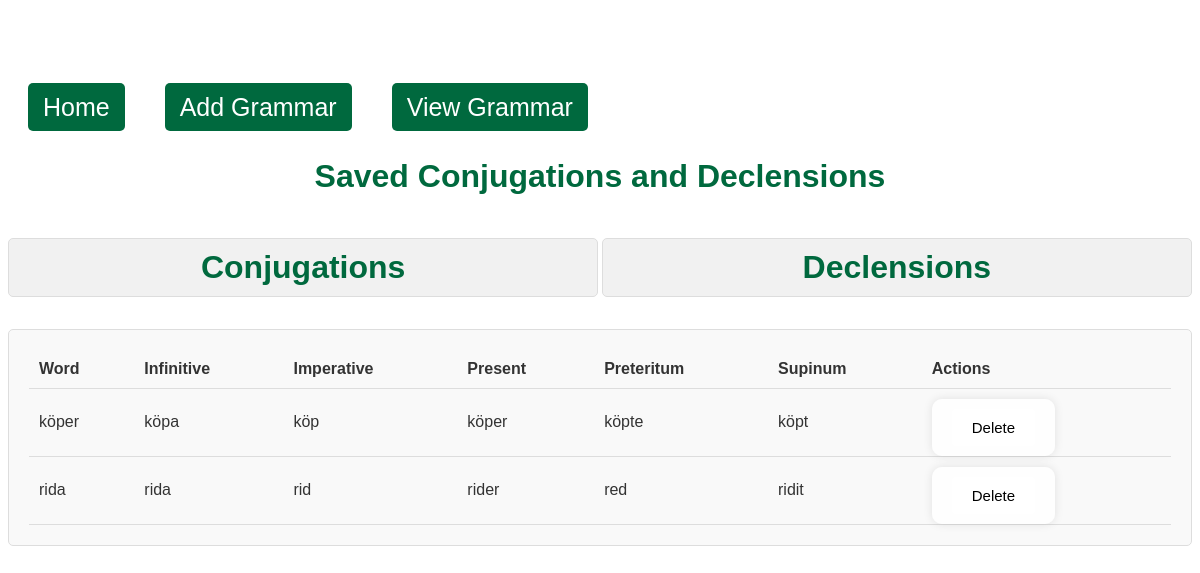
Screenshot of /view_grammar with the database file from the repository.
### tables this page shows
CREATE TABLE conjugations (
                id INTEGER PRIMARY KEY AUTOINCREMENT,
                word_id INTEGER,
                infinitive TEXT,
                imperative TEXT,
                present TEXT,
                preteritum TEXT,
                supinum TEXT,
                FOREIGN KEY(word_id) REFERENCES vocabulary(id)
            );

CREATE TABLE vocabulary (
                id INTEGER PRIMARY KEY AUTOINCREMENT,
                swedish_word TEXT NOT NULL,
                german_word TEXT NOT NULL
            );

### app.py (the view)
@app.route('/view_grammar')
def view_grammar():
    with sqlite3.connect('database.db') as conn:
        cursor = conn.cursor()
        cursor.execute('''
            SELECT c.id, v.swedish_word, c.infinitive, c.imperative, c.present, c.preteritum, c.supinum
            FROM conjugations c
            JOIN vocabulary v ON c.word_id = v.id
            ORDER BY v.swedish_word
        ''')
        conjugations = cursor.fetchall()
        print(conjugations)
        cursor.execute('''
            SELECT d.id, v.swedish_word, d.indefinite_singular, d.definite_singular, d.indefinite_plural, d.definite_plural
            FROM declensions d
            JOIN vocabulary v ON d.word_id = v.id
            ORDER BY v.swedish_word
        ''')
        declensions = cursor.fetchall()
        print(declensions)
    return render_template('view_grammar.html', conjugations=conjugations, declensions=declensions)

### templates/view_grammar.html (shortened to what this page needs)
<!DOCTYPE html>
<html lang="en">
<head>
    <link rel="stylesheet" href="{{ url_for('static', filename='style.css') }}">
</head>
<body>
    <nav class="navbar">
        <ul class="navbar-nav">
            <li class="nav-item">
                <a href="/">Home</a>
            </li>
            <li class="nav-item">
                <a href="/add_grammar">Add Grammar</a>
            </li>
            <li class="nav-item">
                <a href="/view_grammar">View Grammar</a>
            </li>
        </ul>
    </nav>
    <div class="grammar-container">
        <h1>Saved Conjugations and Declensions</h1>
        <div class="section-titles-container">
            <h1 id="conjugations-heading" onclick="toggleSection('conjugations')">Conjugations</h1>
            <h1 id="declensions-heading" onclick="toggleSection('declensions')">Declensions</h1>
        </div>
        <div id="conjugations-content" class="section-content active">
            {% if conjugations %}
            <table class="content-table">
                <thead>
                    <tr>
                        <th>Word</th>
                        <th>Infinitive</th>
                        <th>Imperative</th>
                        <th>Present</th>
                        <th>Preteritum</th>
                        <th>Supinum</th>
                        <th>Actions</th>
                    </tr>
                </thead>
                <tbody>
                    {% for conjugation in conjugations %}
                    <tr>
                        <td>{{ conjugation[1] }}</td>
                        <td>{{ conjugation[2] }}</td>
                        <td>{{ conjugation[3] }}</td>
                        <td>{{ conjugation[4] }}</td>
                        <td>{{ conjugation[5] }}</td>
                        <td>{{ conjugation[6] }}</td>
                        <td>
                            <form action="{{ url_for('delete_conjugation', id=conjugation[0]) }}" method="POST" style="display:inline;">
                                <button type="submit" class="delete-button">Delete</button>
                            </form>
                        </td>
                    </tr>
                    {% endfor %}
                </tbody>
            </table>
            {% else %}
            <p>No conjugations found.</p>
            {% endif %}
        </div>
    </div>
</body>
</html>

### static/style.css (style rules this page uses)
body { font-family: Arial, sans-serif; background: url('/static/Images/SwedishHut.jpg') no-repeat center center fixed; background-size: cover; color: #333; text-align: center; padding-top: 50px; }
h1 { color: #00693e; }
form { display: inline-block; background: rgba(255, 255, 255, 0.8); padding: 20px; border-radius: 10px; box-shadow: 0 0 10px rgba(0, 0, 0, 0.1); }
button { padding: 10px 20px; font-size: 16px; color: #fff; background-color: #00693e; border: none; border-radius: 5px; cursor: pointer; margin-top: 10px; }
nav { margin-top: 20px; }
nav a { text-decoration: none; padding: 10px 15px; background-color: #00693e; color: #fff; border-radius: 5px; margin: 0 5px; }
.delete-button { padding: 3 2px; font-size: 15px; color: #000; background-color: #FFF; border: none; border-radius: 3px; cursor: pointer; }
.navbar-nav { list-style: none; margin: 0; padding: 0; display: flex; }
.nav-item { padding: 15px; font-size: 25px; background-color: rgba(255, 255, 255, 0.8); }
.content-table { width: 100%; border-collapse: collapse; }
.content-table th, .content-table td { padding: 10px; text-align: left; border-bottom: 1px solid #ddd; }
.section-content { display: none; background-color: #f9f9f9; padding: 20px; border: 1px solid #ddd; border-radius: 5px; }
.section-content.active { display: block; }

### templates/view_grammar.html (style rules this page uses)
.grammar-container { margin-top: 20px; }
.section-titles-container { display: flex; justify-content: space-between; margin-bottom: 10px; }
.section-titles-container h1 { cursor: pointer; padding: 10px; background-color: #f1f1f1; border: 1px solid #ddd; border-radius: 5px; text-align: center; width: 48%; transition: background-color 0.3s; }
.section-content { display: none; background-color: #f9f9f9; padding: 20px; border: 1px solid #ddd; border-radius: 5px; }
.section-content.active { display: block; }
.content-table { width: 100%; border-collapse: collapse; }
.content-table th, .content-table td { padding: 10px; text-align: left; border-bottom: 1px solid #ddd; }

### rows the page displays
conjugations: swedish_word "köper", infinitive "köpa", imperative "köp", present "köper", preteritum "köpte", supinum "köpt"
conjugations: swedish_word "rida", infinitive "rida", imperative "rid", present "rider", preteritum "red", supinum "ridit"
